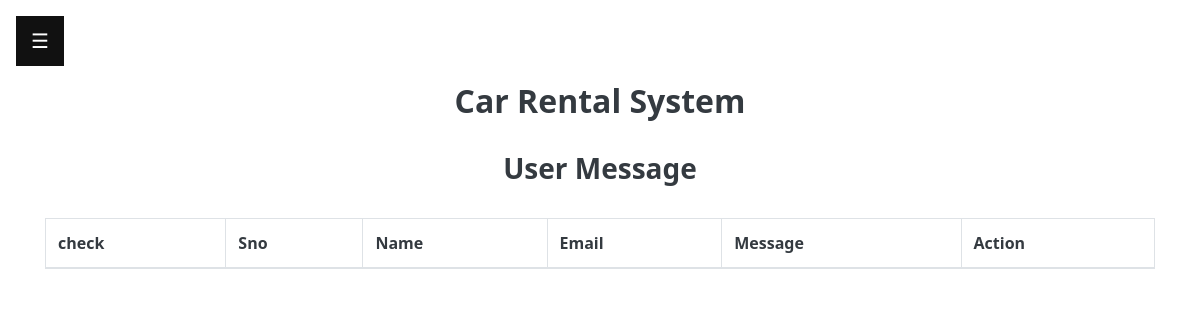
The page /Admin/message.php on the database as committed earlier.
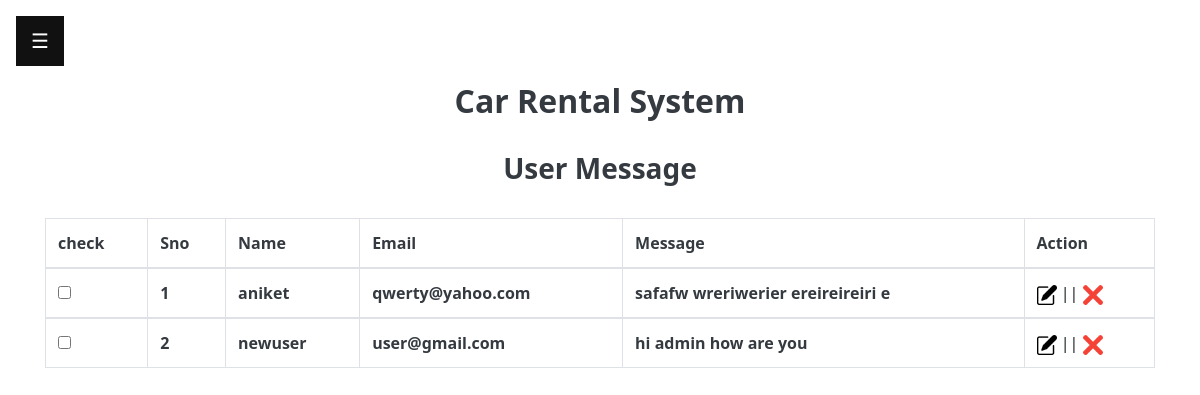
The same page on the database as committed later.
### tables this page shows
CREATE TABLE `registers` (
  `id` int(100) NOT NULL,
  `fname` varchar(200) NOT NULL,
  `username` varchar(200) NOT NULL,
  `email` varchar(200) NOT NULL,
  `contact` varchar(100) NOT NULL,
  `password` varchar(200) NOT NULL,
  `cpassword` varchar(200) NOT NULL,
  `m_id` int(100) NOT NULL
);

CREATE TABLE `message` (
  `m_id` int(200) NOT NULL,
  `descrip` varchar(200) NOT NULL
);

### Admin/message.php (the view, shortened to what this page needs)
<!DOCTYPE html>
<html lang="en">
<head>
    <link rel="stylesheet" href="https://maxcdn.bootstrapcdn.com/bootstrap/4.5.2/css/bootstrap.min.css">
</head>
<body>
<?php
include 'slide.php';
?>
<section class="main-form">
<h2 class="text-center text-dark pb-3 font-weight-bold">Car Rental System</h2>
<div class="container " id="formsetting">
<h3 class="text-center text-dark pb-4 pt-2 font-weight-bold"> User Message</h3>
<div class="row">
    <div class="col-md-12 col-sm-12 col-12">
        <table class="table table-bordered  ">
        <thead>
        <tr>
        <th class=" text-dark">check</th>
        <th class=" text-dark">Sno</th>
        <th class=" text-dark"> Name</th>
        <th class=" text-dark"> Email</th>
        <th class=" text-dark">Message</th>
        <th class=" text-dark">Action</th>
        </tr>
        </thead>
    <?php
    $conn=mysqli_connect('localhost','root','','carrental');
    $i=1;
    $select = "SELECT registers.id,registers.fname,registers.email ,message.descrip
    FROM registers JOIN message ON registers.m_id=message.m_id ";
    	$result = $conn->query($select);
        while($row = $result->fetch_assoc()){
?>
        <tbody>
        <tr>
      <td><input type="checkbox" class="checkbox" /></td>
      <td class="text-dark font-weight-bold"><?php echo $i++?></td>
      <td class="text-dark font-weight-bold"><?php echo $row['fname'] ?></td>
     <td class="text-dark font-weight-bold"><?php echo $row['email'] ?></td>
        <td class="text-dark font-weight-bold"><?php echo $row['descrip'] ?></td>
        <td>
        <a href="#"><img src="../icon_logo/edit.png" style="width:20px; height: 20px;"  ></a>
		||
		<a href="#"><img src="../icon_logo/close.png" style="width:20px; height: 20px;"  ></a>
        </td>
        </tr>
        </tbody>
<?php } ?>
        </table>
        </div>
        </div>
        </div>
</section>
</body>
</html>

Rows that differ between the two databases and show on the page:
now on this page (row edited): registers: fname "aniket", email "qwerty@yahoo.com", m.descrip "safafw wreriwerier ereireireiri e"
added registers: fname "newuser", email "user@gmail.com", m.descrip "hi admin how are you"
